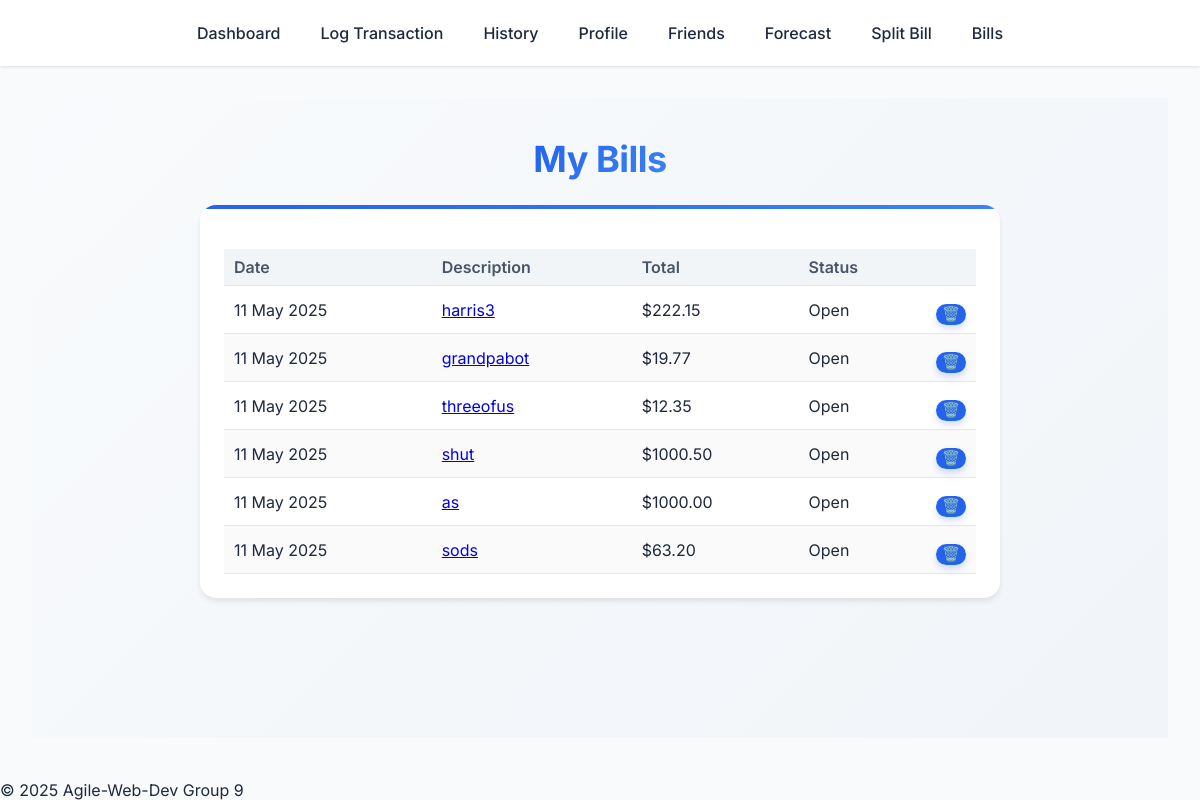
/bills (signed in), run on an earlier commit of the app's database.
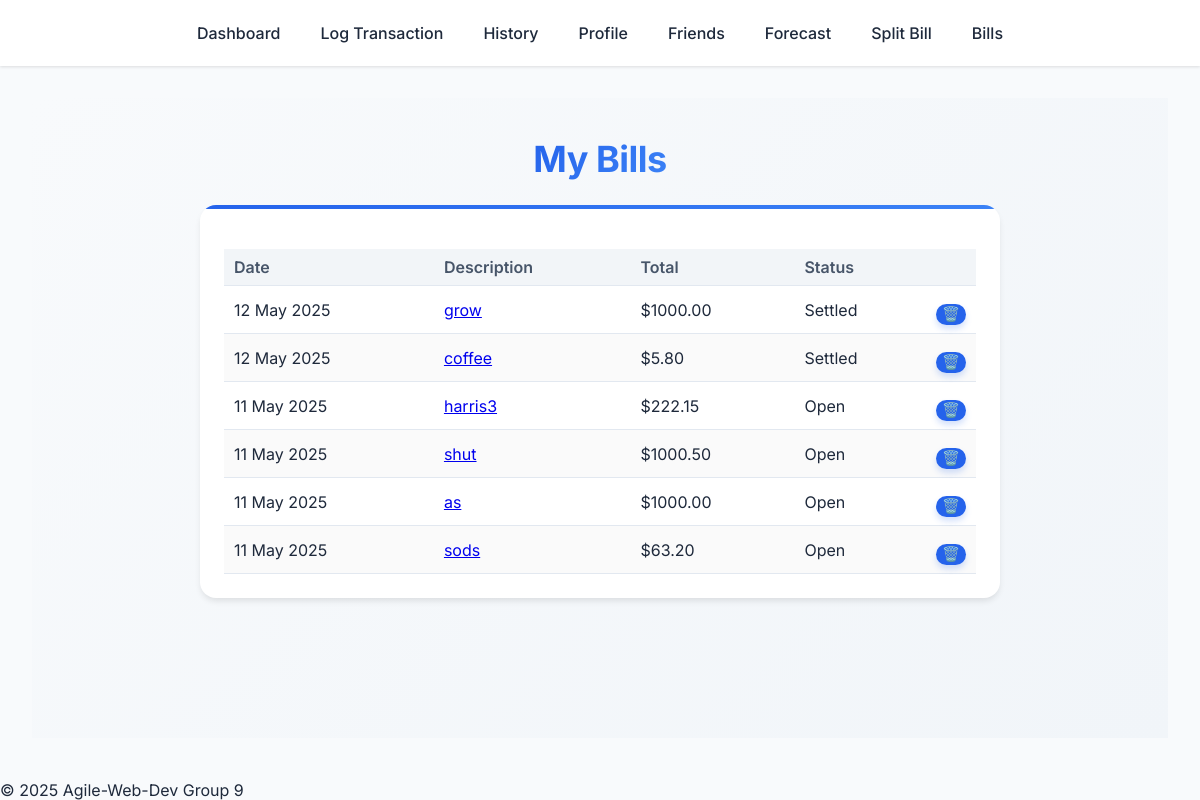
And on a later commit of the database.
### app/models.py (models this page shows)
class Bill(db.Model):
    __tablename__ = "bill"
    transactions = db.relationship(
        'BillTransaction',
        back_populates='bill',
        cascade='all, delete-orphan'
    )
    id           = db.Column(db.Integer, primary_key=True)
    created_by   = db.Column(db.Integer,
                             db.ForeignKey("users.id", ondelete="CASCADE"),
                             nullable=False)
    description  = db.Column(db.String(255))
    date         = db.Column(db.Date, default=func.current_date(), nullable=False)
    total        = db.Column(db.Numeric(12, 2), nullable=False)
    @property
    def settled(self):
        return all(bm.paid >= bm.share for bm in self.members)
    members = db.relationship(
        "BillMember",
        back_populates="bill",
        cascade="all, delete-orphan",
        passive_deletes=True,
    )

class BillMember(db.Model):
    __tablename__ = "bill_member"
    id        = db.Column(db.Integer, primary_key=True)
    bill_id   = db.Column(db.Integer,
                          db.ForeignKey("bill.id", ondelete="CASCADE"),
                          nullable=False)
    user_id   = db.Column(db.Integer,
                          db.ForeignKey("users.id", ondelete="CASCADE"),
                          nullable=False)
    share     = db.Column(db.Numeric(12, 2), nullable=False)     # “what I owe”
    paid      = db.Column(db.Numeric(12, 2), default=0)          # “what I have paid”
    settled   = db.Column(db.Boolean, default=False)
    bill  = db.relationship("Bill", back_populates="members")
    user  = db.relationship("User")

### app/routes.py (the view)
@main.route('/bills')
@login_required
def bills_overview():
    q = (Bill.query
         .filter(
            db.or_(
              Bill.created_by == current_user.id,
              Bill.members.any(BillMember.user_id == current_user.id)
            ))
         .order_by(Bill.date.desc()))
    print(q.all())
    return render_template('bills.html', bills=q.all())

### app/__init__.py (called while the page is built)
def create_app():
    app = Flask(__name__)
    app.config.from_object('config.Config')
    CSRFProtect(app)
    db.init_app(app)
    migrate.init_app(app, db)
    login_manager.init_app(app)
    with app.app_context():
        alembic_upgrade()
    from .models import User
    @login_manager.user_loader
    def load_user(user_id):
        return User.query.get(int(user_id))
    from .routes import main
    app.register_blueprint(main)
    return app

### app/templates/bills.html (shortened to what this page needs)
{% extends "base.html" %}
{% block content %}
<div class="page-container">
  <h1>My Bills</h1>
  <div class="card">
    <table class="transaction-table" id="bills-table">
      <thead>
        <tr>
          <th>Date</th>
          <th>Description</th>
          <th>Total</th>
          <th>Status</th>
          <th style="width:48px;"></th>
        </tr>
      </thead>
      <tbody>
      {% for b in bills %}
        <tr data-bill-id="{{ b.id }}">
          <td>{{ b.date.strftime('%d %b %Y') }}</td>
          <td>
            <a href="{{ url_for('main.bill_detail', bill_id=b.id) }}">
              {{ b.description }}
            </a>
          </td>
          <td>${{ '%.2f'|format(b.total) }}</td>
          <td>{{ 'Settled' if b.settled else 'Open' }}</td>
          <td style="text-align:center">
            <button class="btn btn--sm btn-delete" title="Delete">🗑️</button>
          </td>
        </tr>
      {% else %}
        <tr id="no-bills">
          <td colspan="5" style="text-align:center;color:#94a3b8">
            No bills yet.
          </td>
        </tr>
      {% endfor %}
      </tbody>
    </table>
  </div>
</div>
{% endblock %}

What changed in the data, as far as the page shows it:
removed Bill: date "11 May 2025", description "grandpabot", total "19.77"
no longer on this page (row unchanged): BillMember: paid+share "Open"
removed Bill: date "11 May 2025", description "threeofus", total "12.35"
no longer on this page (row unchanged): BillMember: paid+share "Open"
added Bill: date "12 May 2025", description "grow", total "1000.00"
added BillMember: paid+share "Settled"
added Bill: date "12 May 2025", description "coffee", total "5.80"
added BillMember: paid+share "Settled"
